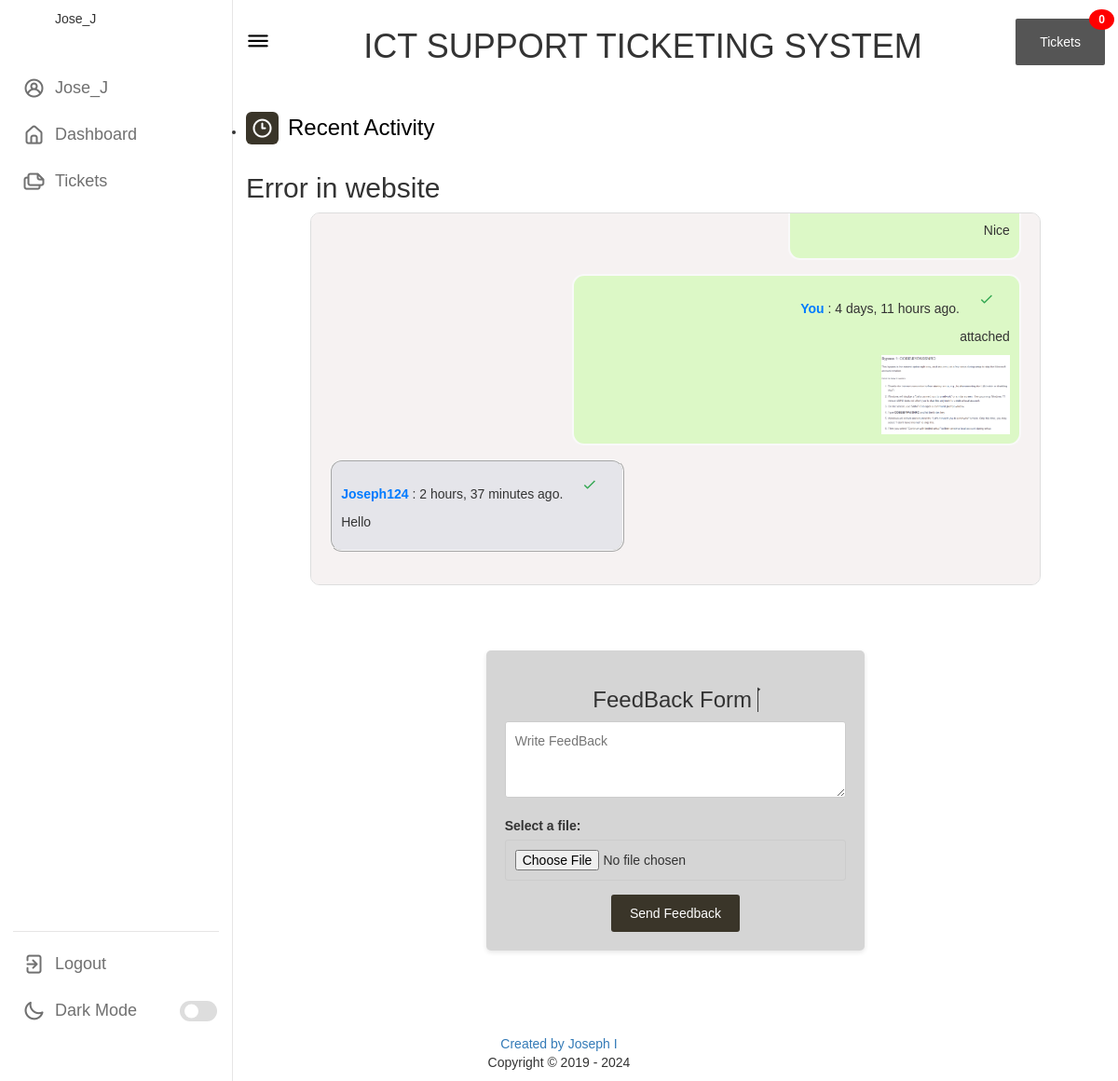
The page /feedbacks/6/ (signed in) on the database its author committed.
### accounts/models.py (models this page shows, shortened)
class MyUser(AbstractBaseUser, PermissionsMixin):
    Role_choices = (
        ("Administrator", "Administrator"),
        ("Student", "Student"),
        ("Chairperson", "Chairperson")
    )
    username_validator = UnicodeUsernameValidator()
    username = models.CharField(
        max_length=150,
        unique=True,
        validators=[username_validator],
    )
    email = models.EmailField(unique=True)
    profile_pic = models.CharField(max_length = 300,default='https://d326fntlu7tb1e.cloudfront.net/uploads/bdec9d7d-0544-4fc4-823d-3b898f6dbbbf-vinci_03.jpeg')
    full_name = models.CharField(max_length=60,default='')
    role = models.CharField(max_length=25, choices=Role_choices, default="Student")
    phone = models.PositiveIntegerField( blank=True, null=True,)
    verification = models.BooleanField(default=False)
    reg_no = models.CharField(max_length = 25)
    is_active = models.BooleanField(default=True)
    is_staff = models.BooleanField(default=False)
    phone_verification = models.BooleanField(default=False)
    date_joined = models.DateTimeField(auto_now_add=True)
    objects = CustomUserManager()
    USERNAME_FIELD = "email"
    REQUIRED_FIELDS = ['username']
    class Meta:
        verbose_name = 'User'
        verbose_name_plural = 'Users'

### services/models.py (models this page shows, shortened)
class Complaint(models.Model):
    status_choices = (
        ('Pending','Pending'),
        ('Solved', 'Solved')
    )
    message = models.TextField()
    status = models.CharField(max_length = 20, choices=status_choices, default='Pending')
    file = models.FileField(upload_to="complaints", blank=True, null=True)
    date_posted = models.DateTimeField(auto_now_add=True)
    department = models.ForeignKey(Department, on_delete=models.CASCADE)
    sender = models.ForeignKey(MyUser, related_name='Sender', on_delete=models.CASCADE)

class Feedback(models.Model):
    sender = models.ForeignKey(MyUser, related_name='feedback', on_delete=models.CASCADE)
    reciever = models.ForeignKey(MyUser, related_name='reciever', on_delete=models.CASCADE)
    complaint = models.ForeignKey(Complaint, related_name='Complaint', on_delete=models.CASCADE)
    read = models.BooleanField(default=False)
    message = models.TextField()
    file = models.FileField(upload_to='Feedbacks', blank=True, null=True)
    date_posted = models.DateTimeField(auto_now_add=True)

### services/views.py (the view, shortened to what this page needs)
# urls.py: path('feedbacks/<str:pk>/', viewFeebacks, name='feedbacks'),
@login_required
def viewFeebacks(request, pk):
    complaint = get_object_or_404(Complaint, pk=pk)
    feedbacks = Feedback.objects.filter(complaint=complaint)
    for feedback in feedbacks:
        if feedback.reciever == request.user:
            feedback.read = True
            feedback.save()
    context = {
        'complaint': complaint,
        'feedbacks': feedbacks,
        **common(request.user),
    }
    return render(request, 'app/feedbacks.html', context)

### services/templatetags/my_filters.py (called while the page is built)
@register.filter(name='get_file_type')
def get_file_type(filename):
    ext = os.path.splitext(filename)[-1].lower()
    if ext in {".jpg", ".jpeg", ".png"}:
        return "Image"
    elif ext in {".docx", ".doc"}:
        return "Word Document"
    elif ext == ".pdf":
        return "PDF"
    else:
        return "Unknown"

### services/views.py (called while the page is built)
def common(user : MyUser):
    typ = 'chair'
    if user.role == 'Student':
        typ = 'student'
    return {
        'feedback_l': Feedback.objects.filter(reciever = user, read = False),
        'typ' : typ,
    }

### services/templates/app/feedbacks.html (shortened to what this page needs)
{% extends "base.html" %} {% block style %}
<link rel="stylesheet" href="https://cdnjs.cloudflare.com/ajax/libs/font-awesome/5.15.4/css/all.min.css">
{% endblock %} {% block body %}
{% load my_filters %}
    <ul class="tab-content">
        <li id="D0">
            <div class="dash-content">
                <div class="overview">
                    <div class="title">
                        <i class="uil uil-clock-three"></i>
                        <span class="text">Recent Activity</span>
                    </div>
                    <h2>{{ complaint.message|capfirst  }}</h2>
                </div>
            </div>
            <div class="message-container" id="messageContainer">
                {% for message in feedbacks %}
                <div class="message {% if user == message.reciever %} reciever {% else %} sender {% endif %}  " >
                    <p> <span class="sender-name">{% if user == message.sender %} You
                        {% else %} {{ message.sender.username|capfirst }}
                        {% endif %} </span>: {{message.date_posted|timesince}} ago.
                        {% if not message.read %}
                        <span class="read-icon">
                            <i class="fa-sharp fa-thin fa-check" style="color: #055bf0;"></i><i class="fa-sharp fa-light fa-check"></i>
                            <!-- <svg xmlns="http://www.w3.org/2000/svg" x="0px" y="0px" width="50" height="50" viewBox="0,0,256,256">
                                <g fill="#0857ec" fill-rule="nonzero" stroke="none" stroke-width="1" stroke-linecap="butt" stroke-linejoin="miter" stroke-miterlimit="10" stroke-dasharray="" stroke-dashoffset="0" font-family="none" font-weight="none" font-size="none" text-anchor="none" style="mix-blend-mode: normal"><g transform="scale(10.66667,10.66667)"><path d="M19.98047,5.99023c-0.2598,0.00774 -0.50638,0.11632 -0.6875,0.30273l-10.29297,10.29297l-3.29297,-3.29297c-0.25082,-0.26124 -0.62327,-0.36647 -0.97371,-0.27511c-0.35044,0.09136 -0.62411,0.36503 -0.71547,0.71547c-0.09136,0.35044 0.01388,0.72289 0.27511,0.97371l4,4c0.39053,0.39037 1.02353,0.39037 1.41406,0l11,-11c0.29576,-0.28749 0.38469,-0.72707 0.22393,-1.10691c-0.16075,-0.37985 -0.53821,-0.62204 -0.9505,-0.60988z"></path></g></g>
                                </svg> -->
                        </span>
                        {% else %}
                        <span class="read-icon">
                            <svg xmlns="http://www.w3.org/2000/svg" viewBox="0 0 512 512" id="tick"><path d="M223.9 329.7c-2.4 2.4-5.8 4.4-8.8 4.4s-6.4-2.1-8.9-4.5l-56-56 17.8-17.8 47.2 47.2L340 177.3l17.5 18.1-133.6 134.3z" fill="#34a853" class="color000000 svgShape"></path></svg>
                        </span>
                        {% endif %}
                    </p>
                    <p class="message-text">{{ message.message }}</p>
                    {% if message.file %}
                        {% with file_type=message.file.name|get_file_type %}
                        {% if file_type == "Image" %}
                        <a href="{{ message.file.url }}" target="_blank">
                            <img src="{{ message.file.url }}" alt="Image" class="image" />
                        </a>
                        {% elif file_type == "PDF" %}
                        <div class="file-container">
                            <p class="file-link">
                                <a href="{{ message.file.url }}" target="_blank">View PDF</a>
                            </p>
                        </div>
                        {% else %}
                        <p>Unsupported file type: {{ file_type }}</p>
                        {% endif %}
                        {% endwith %}
                    {% endif %}
                </div>
                {% endfor %}
            </div>
            <div class="activity">
                <div class="activity-data">
                    <div class="complaint" id="ticket">
                        <form class="complaintS" method="post" action="" enctype="multipart/form-data"
                            name="complaintS">
                            <center>
                                <h3>FeedBack Form </h3>
                            </center>
                            <textarea name="message" id="descr" cols="30" rows="3"
                                placeholder="Write FeedBack"></textarea>
                            <label for="myfile">Select a file:</label>
                            <input type="file" id="myfile" name="file" />
                            <center>
                                <button type="submit" name="create-comp">Send Feedback</button>
                            </center>
                        </form>
                    </div>
                </div>
            </div>
        </li>
    </ul>
{% endblock body %}

### services/templates/base.html (shortened to what this page needs)
{% load static %}
<!DOCTYPE html>
<html>
<head>
    <link rel="stylesheet" href="{% static 'css1/style.css' %}">
    <link rel="stylesheet" href="{% static 'css1/bootstrap.min.css' %}">
    <link rel='stylesheet' href='https://unicons.iconscout.com/release/v4.0.0/css/line.css'>
    <link rel="stylesheet" href="https://cdnjs.cloudflare.com/ajax/libs/font-awesome/5.15.4/css/all.min.css">
    {% block style %}
    {% endblock %}
</head>
    <body>
        <nav>
            <div class="logo-name">
                <span class="link-name">{{user.username}}</span>
            </div>
            <div class="menu-items">
                <ul class="tabs">
                    <li>
                        <a href="">
                            <i class="uil uil-user-circle"></i>
                            <span class="link-name">{{user.username}}</span>
                        </a>
                    </li>
                    <li><a href="/home/{{typ}}/#D0" class="active">
                            <i class="uil uil-estate"></i>
                            <span class="link-name">Dashboard</span>
                        </a>
                    </li>
                    <li><a href="/home/{{typ}}/#D2">
                            <i class="uil uil-files-landscapes"></i>
                            <span class="link-name">Tickets</span>
                        </a>
                    </li>
                </ul>
                <ul class="logout-mode">
                    <li><a href="{% url 'accounts:logout' %}">
                            <i class="uil uil-signout"></i>
                            <span class="link-name">Logout</span>
                        </a>
                    </li>
                    <li class="mode">
                        <a href="javascript:void(0);">
                            <i class="uil uil-moon"></i>
                            <span class="link-name">Dark Mode</span>
                        </a>
                        <div class="mode-toggle">
                            <span class="switch"></span>
                        </div>
                    </li>
                </ul>
            </div>
        </nav>
        <section class="dashboard">
            <div class="top">
                <i class="uil uil-bars sidebar-toggle"></i>
                <span class="logo_name">
                    <h1> ICT SUPPORT TICKETING SYSTEM</h1>
                </span>
                <div>
                    <a href="#D0" class="notification">
                        <span>Tickets</span>
                        <span id="mydiv" class="badge">{{feedback_l|length}}</span>
                    </a>
                </div>
            </div>
        {% block body %}
        {% endblock body %}
    </section>
        <footer>
            <center>
                <a href="https://github.com/indieka900">Created by Joseph I</a>
                <P>Copyright &copy; 2019 -
                </P>
            </center>
        </footer>
    </body>
</html>

### services/static/css1/style.css (style rules this page uses)
* { margin: 0; padding: 0; box-sizing: border-box; font-family: sans-serif; }
:root { --primary-color: #3a3529; --panel-color: #fff; --text-color: #000; --black-light-color: #707070; --border-color: #e6e5e5; --toggle-color: #ddd; --box1-color: #4da3ff; --box2-color: #ffe6ac; --box3-color: #e7d1fc; --box4-color: #ffaa4f; --title-icon-color: #fff; --tran-05: all 0.5s ease; --tran-03: all 0.3s ease; --tran-03: all 0.2s ease; }
body { min-height: 100vh; background-color: var(--primary-color); }
nav { position: fixed; top: 0; left: 0; height: 100%; width: 250px; padding: 10px 14px; background-color: var(--panel-color); border-right: 1px solid var(--border-color); transition: var(--tran-05); }
nav .logo-name { display: flex; align-items: center; }
nav .menu-items { margin-top: 40px; height: calc(100% - 90px); display: flex; flex-direction: column; justify-content: space-between; }
.menu-items li { list-style: none; }
.menu-items li a { display: flex; align-items: center; height: 50px; text-decoration: none; position: relative; }
.menu-items li a i { font-size: 24px; min-width: 45px; height: 100%; display: flex; align-items: center; justify-content: center; color: var(--black-light-color); }
.menu-items li a .link-name { font-size: 18px; font-weight: 400; color: var(--black-light-color); transition: var(--tran-05); }
.menu-items .logout-mode { padding-top: 10px; border-top: 1px solid var(--border-color); }
.menu-items .mode { display: flex; align-items: center; white-space: nowrap; }
.menu-items .mode-toggle { position: absolute; right: 14px; height: 50px; min-width: 45px; display: flex; align-items: center; justify-content: center; cursor: pointer; }
.mode-toggle .switch { position: relative; display: inline-block; height: 22px; width: 40px; border-radius: 25px; background-color: var(--toggle-color); }
.switch:before { content: ""; position: absolute; left: 5px; top: 50%; transform: translateY(-50%); height: 15px; width: 15px; background-color: var(--panel-color); border-radius: 50%; transition: var(--tran-03); }
.dashboard { position: relative; left: 250px; background-color: var(--panel-color); min-height: 100vh; width: calc(100% - 250px); padding: 10px 14px; transition: var(--tran-05); }
.dashboard .top { position: fixed; top: 0; left: 250px; display: flex; width: calc(100% - 250px); justify-content: space-between; align-items: center; padding: 10px 14px; background-color: var(--panel-color); transition: var(--tran-05); z-index: 10; }
.dashboard .top .sidebar-toggle { font-size: 26px; color: var(--text-color); cursor: pointer; }
.dashboard .dash-content { padding-top: 50px; }
.dash-content .title { display: flex; align-items: center; margin: 60px 0 30px 0; }
.dash-content .title i { position: relative; height: 35px; width: 35px; background-color: var(--primary-color); border-radius: 6px; color: var(--title-icon-color); display: flex; align-items: center; justify-content: center; font-size: 24px; }
.dash-content .title .text { font-size: 24px; font-weight: 500; color: var(--text-color); margin-left: 10px; }
.activity .activity-data { display: flex; }
.complaint { max-width: 500px; margin: 70px auto; padding: 20px; background-color: #d5d5d5; border-radius: 5px; box-shadow: 0 2px 5px rgba(0, 0, 0, 0.1); }
.complaint input, .complaint textarea { width: 100%; padding: 10px; margin-bottom: 15px; border: 1px solid #ccc; border-radius: 3px; font-size: 14px; }
.complaint textarea { resize: vertical; }
.complaint button { background-color: #3a3529; color: white; padding: 10px 20px; border: none; border-radius: 3px; cursor: pointer; font-size: 14px; }

### services/templates/base.html (style rules this page uses)
.notification { background-color: #555; color: white; text-decoration: none; padding: 15px 26px; position: relative; display: inline-block; border-radius: 2px; }
.notification .badge { position: absolute; top: -10px; right: -10px; padding: 5px 10px; border-radius: 50%; background: red; color: white; }

### rows shown on the page
MyUser: username "Jose_J"
Complaint: message "Error in website"
Feedback: message "Nice"
Feedback: shows "You", date_posted "4 days, 11 hours", read True (drawn), message "attached", file (picture)
Feedback: sender.username "Joseph124", date_posted "2 hours, 37 minutes", read True (drawn), message "Hello"

### other values the page prints
{{ feedback_l|length }} "0"
